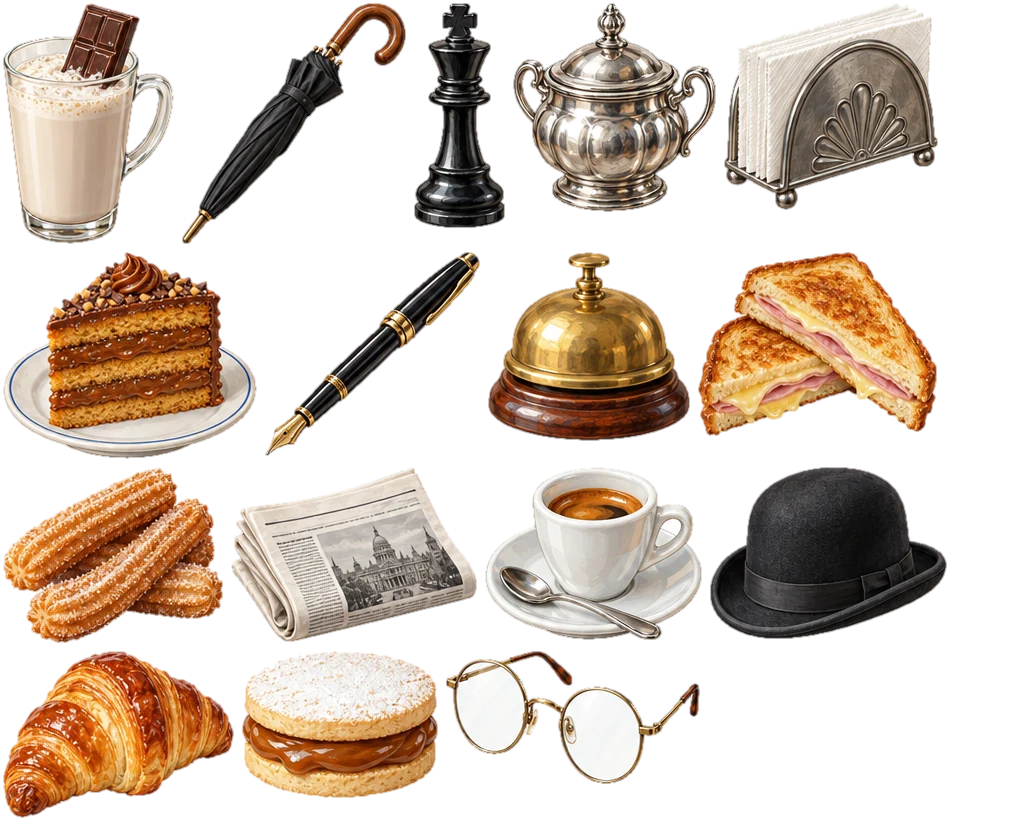
#> input picture buenos-aires-escondida/assets/img/objects/cafe.webp, 1024 x 821 px, given in place of caminito_a.png, which was not available
$ python -i build_assets.py   (imports and definitions only)
#> lines starting #> are read from the running program, lines starting #| are printed output that depends on the picture
#!/usr/bin/env python3
"""Convierte el material generado con ElevenLabs en los assets del juego.

Uso:  python3 build_assets.py RAW_DIR
  RAW_DIR contiene scenes/, sheets/, ui/, voz/, musica/, sfx/ con lo descargado.

Genera, dentro de ../assets:
  img/scenes/<id>.webp           fondos de escena (2048x1152)
  img/scenes/<id>_postal.webp    postales para el rompecabezas
  img/objects/<id>.webp          atlas de objetos con transparencia
  img/ui/*.webp                  logo, cartel, título, mapa, retratos, dorso
  audio/voz, audio/musica, audio/sfx  (mp3 optimizados)
  ../js/atlas.js                 rectángulos de cada objeto en su atlas
"""
import json
import os
import subprocess
import sys

import numpy as np
from PIL import Image

sys.path.insert(0, os.path.dirname(__file__))
from extract_sprites import build_alpha, extract  # noqa: E402

HERE = os.path.dirname(os.path.abspath(__file__))
ROOT = os.path.dirname(HERE)
ASSETS = os.path.join(ROOT, 'assets')

# variante elegida de cada escena y de su postal
SCENES = {
    'caminito': ('caminito_a', 'caminito_d'),
    'santelmo': ('santelmo_a', 'santelmo_c'),
    'cafe': ('cafe_c', 'cafe_a'),
    'colon': ('colon_a', 'colon_d'),
    'libreria': ('libreria_c', 'libreria_a'),
    'madero': ('madero_a', 'madero_c'),
    'palermo': ('palermo_a', 'palermo_c'),
    'corrientes': ('corrientes_d', 'corrientes_c'),
}
SHEETS = {k: f'{k}_a' for k in SCENES}


def save_webp(img, path, quality=82, **kw):
    os.makedirs(os.path.dirname(path), exist_ok=True)
    img.save(path, 'WEBP', quality=quality, method=6, **kw)
    return os.path.getsize(path)


# [13 lines left out: function pack, not called in this run]


def build_images(raw):
#> called with raw = '../assets/img/objects/cafe.webp'
    total = 0
    for sid, (main, postal) in SCENES.items():
        im = Image.open(os.path.join(raw, 'scenes', main + '.png')).convert('RGB')
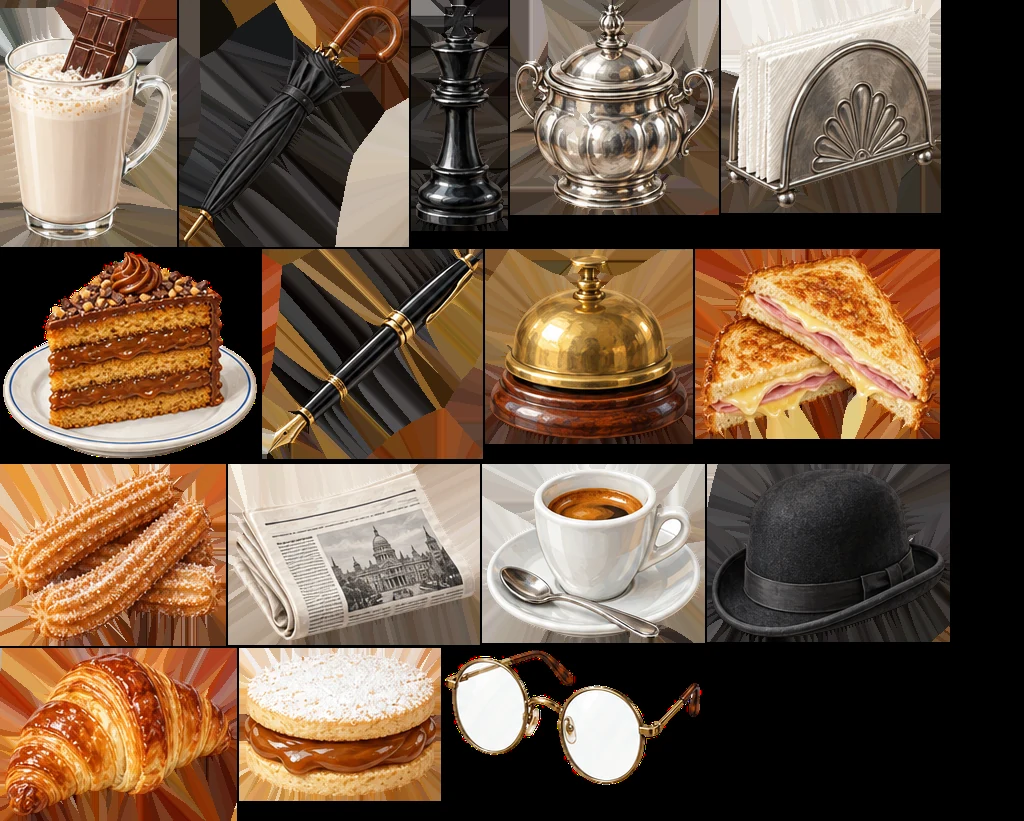
#> im: PIL image 1024x821 RGB; mean R, G, B 112.2, 88.9, 69.4
        total += save_webp(im, os.path.join(ASSETS, 'img/scenes', sid + '.webp'), 80)
        pc = Image.open(os.path.join(raw, 'scenes', postal + '.png')).convert('RGB').resize((1600, 900), Image.LANCZOS)
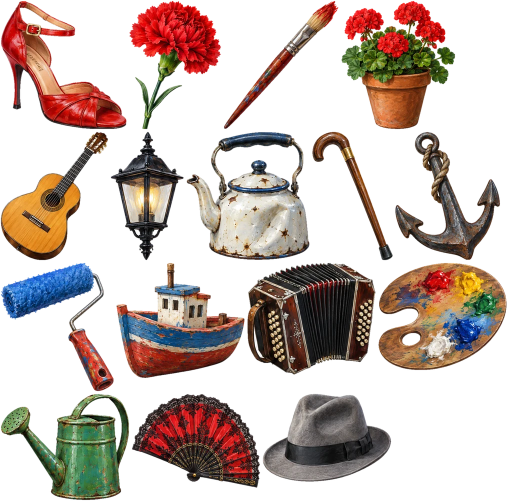
#> input picture buenos-aires-escondida/assets/img/objects/caminito.webp, 1024 x 1002 px, given in place of caminito_d.png, which was not available (shown at 1/2 size)
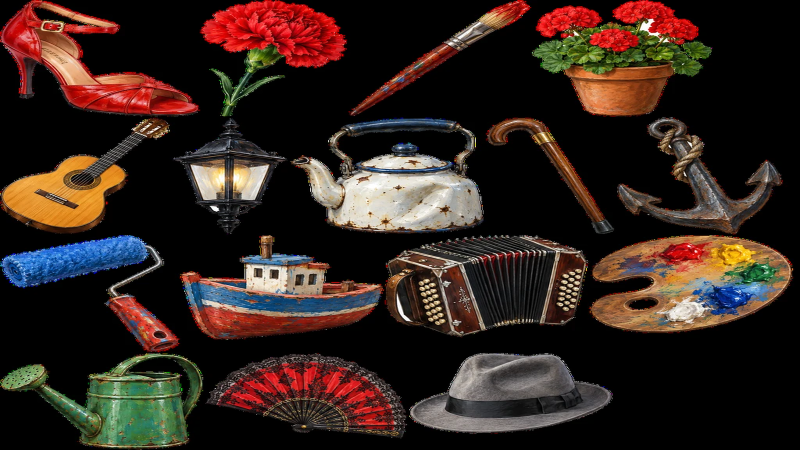
#> pc: PIL image 1600x900 RGB (shown at 1/2 size); mean R, G, B 52.1, 36.8, 30.4
        total += save_webp(pc, os.path.join(ASSETS, 'img/scenes', sid + '_postal.webp'), 80)

    atlas = {}
    tmp = os.path.join(raw, '_sprites')
    for sid, sheet in SHEETS.items():
        names = extract(os.path.join(raw, 'sheets', sheet + '.png'), 4, 4, os.path.join(tmp, sid), sid + '_', 260)
        sprites = [Image.open(os.path.join(tmp, sid, n)) for n in names]
        W, H, pos = pack(sprites)
        sheet_img = Image.new('RGBA', (W, H), (0, 0, 0, 0))
        rects = {}
        for n, s, (x, y) in zip(names, sprites, pos):
            sheet_img.paste(s, (x, y))
            rects[n[:-4]] = [x, y, s.width, s.height]
        total += save_webp(sheet_img, os.path.join(ASSETS, 'img/objects', sid + '.webp'), 88, exact=True)
        atlas[sid] = {'size': [W, H], 'rects': rects}
        print(f'  atlas {sid}: {W}x{H}, {len(names)} objetos')

    js = 'window.BAE_ATLAS = ' + json.dumps(atlas, separators=(',', ':')) + ';\n'
    with open(os.path.join(ROOT, 'js', 'atlas.js'), 'w') as f:
        f.write('// Generado por tools/build_assets.py — rectángulos [x, y, ancho, alto] de cada objeto.\n' + js)

    ui = os.path.join(raw, 'ui')
    # logo: cartel negro sobre fondo blanco -> recorte con transparencia
    logo = Image.open(os.path.join(ui, 'logo_a.png')).convert('RGB')
    rgb = np.asarray(logo).astype(np.float32)
    obj = build_alpha(rgb)
    from scipy import ndimage
    alpha = ndimage.gaussian_filter(ndimage.binary_erosion(obj, iterations=1).astype(np.float32), 0.9)
    rgba = np.dstack([rgb, np.clip(alpha * 1.1, 0, 1) * 255]).astype(np.uint8)
    ys, xs = np.where(alpha > 0.05)
    crop = Image.fromarray(rgba[ys.min():ys.max() + 1, xs.min():xs.max() + 1], 'RGBA')
    crop.thumbnail((1400, 1400), Image.LANCZOS)
    total += save_webp(crop, os.path.join(ASSETS, 'img/ui/logo.webp'), 90, exact=True)

    # [5 lines left out: function plain, not called in this run]

    total += plain('cartel_a.png', 'cartel.webp', (1600, 800), 86)
    total += plain('titulo_a.png', 'titulo.webp', None, 80)
    total += plain('mapa_c.png', 'mapa.webp', None, 80)
    total += plain('flor_a.png', 'flor.webp', (512, 512), 84)
    total += plain('ernesto_c.png' if os.path.exists(os.path.join(ui, 'ernesto_c.png')) else 'ernesto_a.png', 'ernesto.webp', (512, 512), 84)
    total += plain('dorso_a.png', 'dorso.webp', (400, 400), 84)
    print(f'  imágenes: {total / 1e6:.1f} MB')


def ff(args):
    subprocess.run(['ffmpeg', '-nostdin', '-hide_banner', '-loglevel', 'error', '-y'] + args, check=True, stdin=subprocess.DEVNULL, timeout=120)


# [24 lines left out: function build_audio, not called in this run]


# [8 lines not run here, left out]

#> (the run stopped early here; a loop or call above may not have finished)
